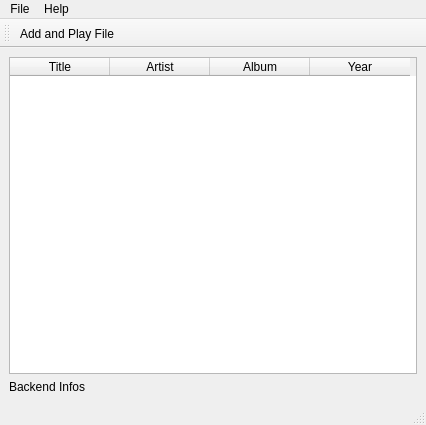
<ui version="4.0" >
 <class>MainWindow</class>
 <widget class="QMainWindow" name="MainWindow" >
  <property name="geometry" >
   <rect>
    <x>0</x>
    <y>0</y>
    <width>426</width>
    <height>425</height>
   </rect>
  </property>
  <property name="windowTitle" >
   <string>MultipleVideoPlayer - PlayList</string>
  </property>
  <property name="windowIcon" >
   <iconset resource="multiplevideoplayer.qrc" >
    <normaloff>:/images/volume.png</normaloff>:/images/volume.png</iconset>
  </property>
  <widget class="QWidget" name="centralwidget" >
   <property name="geometry" >
    <rect>
     <x>0</x>
     <y>53</y>
     <width>426</width>
     <height>353</height>
    </rect>
   </property>
   <layout class="QGridLayout" name="gridLayout" >
    <item row="0" column="0" colspan="2" >
     <widget class="QSplitter" name="splitter" >
      <property name="orientation" >
       <enum>Qt::Vertical</enum>
      </property>
      <widget class="QTableWidget" name="tableWidget" >
       <property name="editTriggers" >
        <set>QAbstractItemView::NoEditTriggers</set>
       </property>
       <column>
        <property name="text" >
         <string>Title</string>
        </property>
       </column>
       <column>
        <property name="text" >
         <string>Artist</string>
        </property>
       </column>
       <column>
        <property name="text" >
         <string>Album</string>
        </property>
       </column>
       <column>
        <property name="text" >
         <string>Year</string>
        </property>
       </column>
      </widget>
     </widget>
    </item>
    <item row="1" column="0" colspan="2" >
     <widget class="QLabel" name="backendInfosLabel" >
      <property name="text" >
       <string>Backend Infos</string>
      </property>
     </widget>
    </item>
   </layout>
  </widget>
  <widget class="QMenuBar" name="menubar" >
   <property name="geometry" >
    <rect>
     <x>0</x>
     <y>0</y>
     <width>426</width>
     <height>19</height>
    </rect>
   </property>
   <widget class="QMenu" name="menuFile" >
    <property name="title" >
     <string>File</string>
    </property>
    <addaction name="actionAddFiles" />
    <addaction name="actionOpenDVD" />
    <addaction name="separator" />
    <addaction name="actionExit" />
   </widget>
   <widget class="QMenu" name="menuHelp" >
    <property name="title" >
     <string>Help</string>
    </property>
    <addaction name="actionAbout" />
    <addaction name="actionAboutQt" />
   </widget>
   <addaction name="menuFile" />
   <addaction name="menuHelp" />
  </widget>
  <widget class="QStatusBar" name="statusbar" >
   <property name="geometry" >
    <rect>
     <x>0</x>
     <y>406</y>
     <width>426</width>
     <height>19</height>
    </rect>
   </property>
  </widget>
  <widget class="QToolBar" name="toolBar" >
   <property name="geometry" >
    <rect>
     <x>0</x>
     <y>19</y>
     <width>426</width>
     <height>34</height>
    </rect>
   </property>
   <property name="windowTitle" >
    <string>toolBar</string>
   </property>
   <property name="movable" >
    <bool>true</bool>
   </property>
   <attribute name="toolBarArea" >
    <enum>TopToolBarArea</enum>
   </attribute>
   <attribute name="toolBarBreak" >
    <bool>false</bool>
   </attribute>
   <addaction name="actionAddPlayFile" />
  </widget>
  <action name="actionAddFiles" >
   <property name="icon" >
    <iconset resource="multiplevideoplayer.qrc" >
     <normaloff>:/images/plus.png</normaloff>:/images/plus.png</iconset>
   </property>
   <property name="text" >
    <string>Add Files</string>
   </property>
  </action>
  <action name="actionExit" >
   <property name="icon" >
    <iconset resource="multiplevideoplayer.qrc" >
     <normaloff>:/images/exit.png</normaloff>:/images/exit.png</iconset>
   </property>
   <property name="text" >
    <string>Exit</string>
   </property>
  </action>
  <action name="actionAbout" >
   <property name="icon" >
    <iconset resource="multiplevideoplayer.qrc" >
     <normaloff>:/images/volume.png</normaloff>:/images/volume.png</iconset>
   </property>
   <property name="text" >
    <string>About</string>
   </property>
  </action>
  <action name="actionAboutQt" >
   <property name="icon" >
    <iconset resource="multiplevideoplayer.qrc" >
     <normaloff>:/images/qt.png</normaloff>:/images/qt.png</iconset>
   </property>
   <property name="text" >
    <string>About Qt</string>
   </property>
  </action>
  <action name="actionPlay" >
   <property name="icon" >
    <iconset resource="multiplevideoplayer.qrc" >
     <normaloff>:/images/play.png</normaloff>:/images/play.png</iconset>
   </property>
   <property name="text" >
    <string>Play</string>
   </property>
  </action>
  <action name="actionPause" >
   <property name="icon" >
    <iconset resource="multiplevideoplayer.qrc" >
     <normaloff>:/images/pause.png</normaloff>:/images/pause.png</iconset>
   </property>
   <property name="text" >
    <string>Pause</string>
   </property>
  </action>
  <action name="actionStop" >
   <property name="icon" >
    <iconset resource="multiplevideoplayer.qrc" >
     <normaloff>:/images/stop.png</normaloff>:/images/stop.png</iconset>
   </property>
   <property name="text" >
    <string>Stop</string>
   </property>
  </action>
  <action name="actionFullscreen" >
   <property name="icon" >
    <iconset resource="multiplevideoplayer.qrc" >
     <normaloff>:/images/fullscreen.png</normaloff>:/images/fullscreen.png</iconset>
   </property>
   <property name="text" >
    <string>Fullscreen</string>
   </property>
  </action>
  <action name="actionOpenDVD" >
   <property name="icon" >
    <iconset resource="multiplevideoplayer.qrc" >
     <normaloff>:/images/dvd.png</normaloff>:/images/dvd.png</iconset>
   </property>
   <property name="text" >
    <string>Open DVD</string>
   </property>
  </action>
  <action name="actionAddPlayFile" >
   <property name="icon" >
    <iconset resource="multiplevideoplayer.qrc" >
     <normaloff>:/images/addplay.png</normaloff>:/images/addplay.png</iconset>
   </property>
   <property name="text" >
    <string>Add and Play File</string>
   </property>
  </action>
 </widget>
 <resources>
  <include location="multiplevideoplayer.qrc" />
 </resources>
 <connections/>
</ui>
